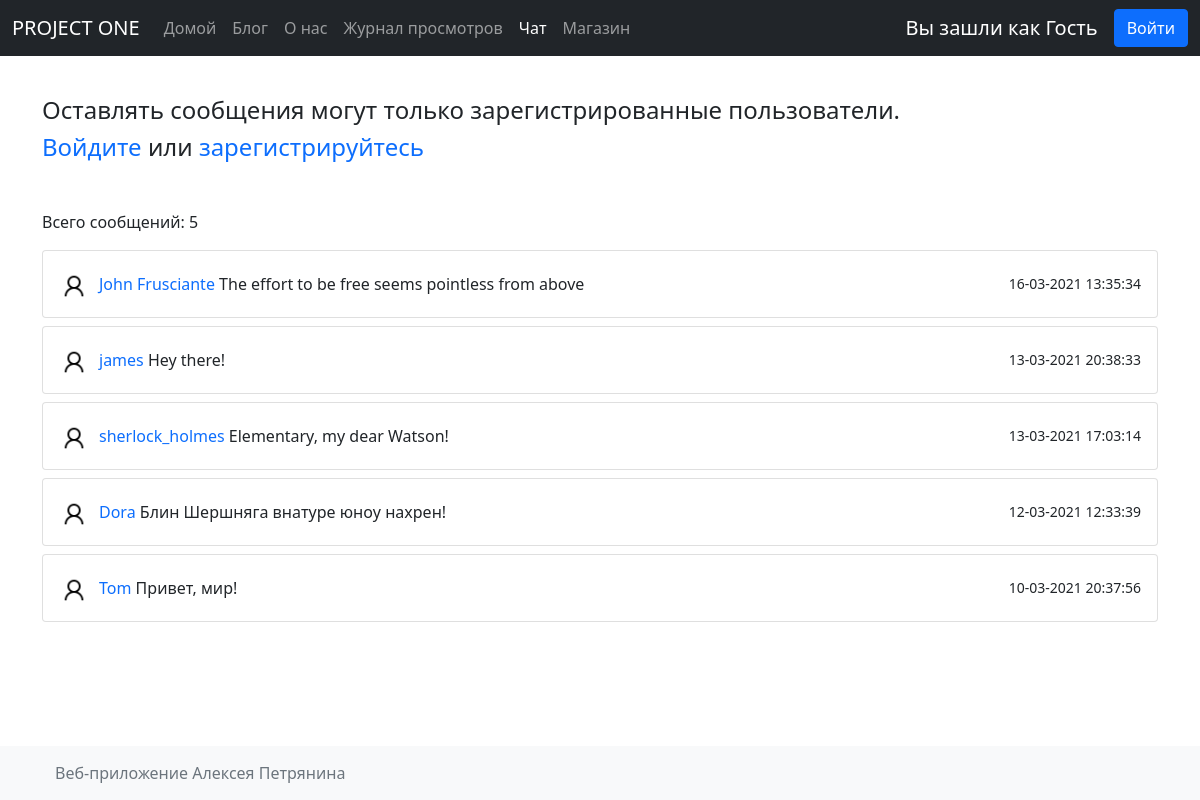
The page /index.php?id=gbook on the database its author committed.
### tables this page shows
CREATE TABLE `msgs` (
  `msg_id` int NOT NULL AUTO_INCREMENT,
  `user_id` int NOT NULL,
  `msg` text,
  `datetime` timestamp NOT NULL DEFAULT CURRENT_TIMESTAMP ON UPDATE CURRENT_TIMESTAMP,
  PRIMARY KEY (`msg_id`),
  KEY `user_id` (`user_id`),
  CONSTRAINT `msgs_ibfk_1` FOREIGN KEY (`user_id`) REFERENCES `users` (`user_id`) ON DELETE CASCADE
);

CREATE TABLE `users` (
  `user_id` int NOT NULL AUTO_INCREMENT,
  `username` varchar(50) NOT NULL,
  `email` varchar(50) NOT NULL,
  `phone` varchar(20) NOT NULL,
  `password` varchar(100) NOT NULL,
  `admin` tinyint(1) DEFAULT NULL,
  PRIMARY KEY (`user_id`)
);

### functions.php (called while the page is built, shortened)
<?php
require_once 'db.php';
function output_comments() {
	global $link;
	$sql = "SELECT u.user_id, msg_id, msg, username, email, UNIX_TIMESTAMP(datetime) as dt
					FROM msgs m
					JOIN users u
						ON m.user_id = u.user_id
					ORDER BY msg_id DESC";
	$result = mysqli_query($link, $sql);
	$arr = mysqli_fetch_all($result, MYSQLI_ASSOC);
	return $arr;
}

### inc/gbook.inc.php (the view, shortened to what this page needs)
<?php
if (!isset($_SESSION['user'])) :
?>
	<h4 class="mt-3">Оставлять сообщения могут только зарегистрированные пользователи.</h4>
	<h4><a href="signup/login.php" class="text-decoration-none">Войдите</a> или <a href="signup/register.php" class="text-decoration-none">зарегистрируйтесь</a></h4>
<?php
endif;
$output = output_comments();
?>
<?php
$cnt = array_key_last($output) + 1;
?>
<p class="mt-5">Всего сообщений: <?= $cnt ?></p>
<div class="container-fluid">
	<div class="row d-flex justify-content-center">
		<?php
		foreach ($output as $user) :
			$user['dt']  = date('d-m-Y H:i:s', (int)$user['dt']);
			$user['msg'] = nl2br($user['msg']);
		?>
			<div class="card p-3 mb-2">
				<div class="d-flex justify-content-between align-items-center">
					<div class="user d-flex flex-row align-items-center">
						<img src="assets/user_icon.png" width="30" class="user-img rounded-circle mr-2">
						<span>
							<span class="font-weight-bold text-primary"><a href="mailto:<?= $user['email'] ?>" class="text-decoration-none"><?= $user['username'] ?></a></span>
							<?= $user['msg'] ?>
						</span>
					</div>
					<small><?= $user['dt'] ?></small>
				</div>
				</div>
		<?php
		endforeach;
		?>
	</div>
</div>

### inc/gbook.inc.php (style rules this page uses)
img { margin-right: 10px; }
.card { border-radius: 4px; }
.user-img { margin-top: 4px }

### rows shown on the page
msgs: user.username "John Frusciante", msg "The effort to be free seems pointless from above", dt "16-03-2021 13:35:34"
msgs: user.username "james", msg "Hey there!", dt "13-03-2021 20:38:33"
msgs: user.username "sherlock_holmes", msg "Elementary, my dear Watson!", dt "13-03-2021 17:03:14"
msgs: user.username "Dora", msg "Блин Шершняга внатуре юноу нахрен!", dt "12-03-2021 12:33:39"
msgs: user.username "Tom", msg "Привет, мир!", dt "10-03-2021 20:37:56"

### other values the page prints
$username "Гость"
$action "Войти"
$cnt "5"
